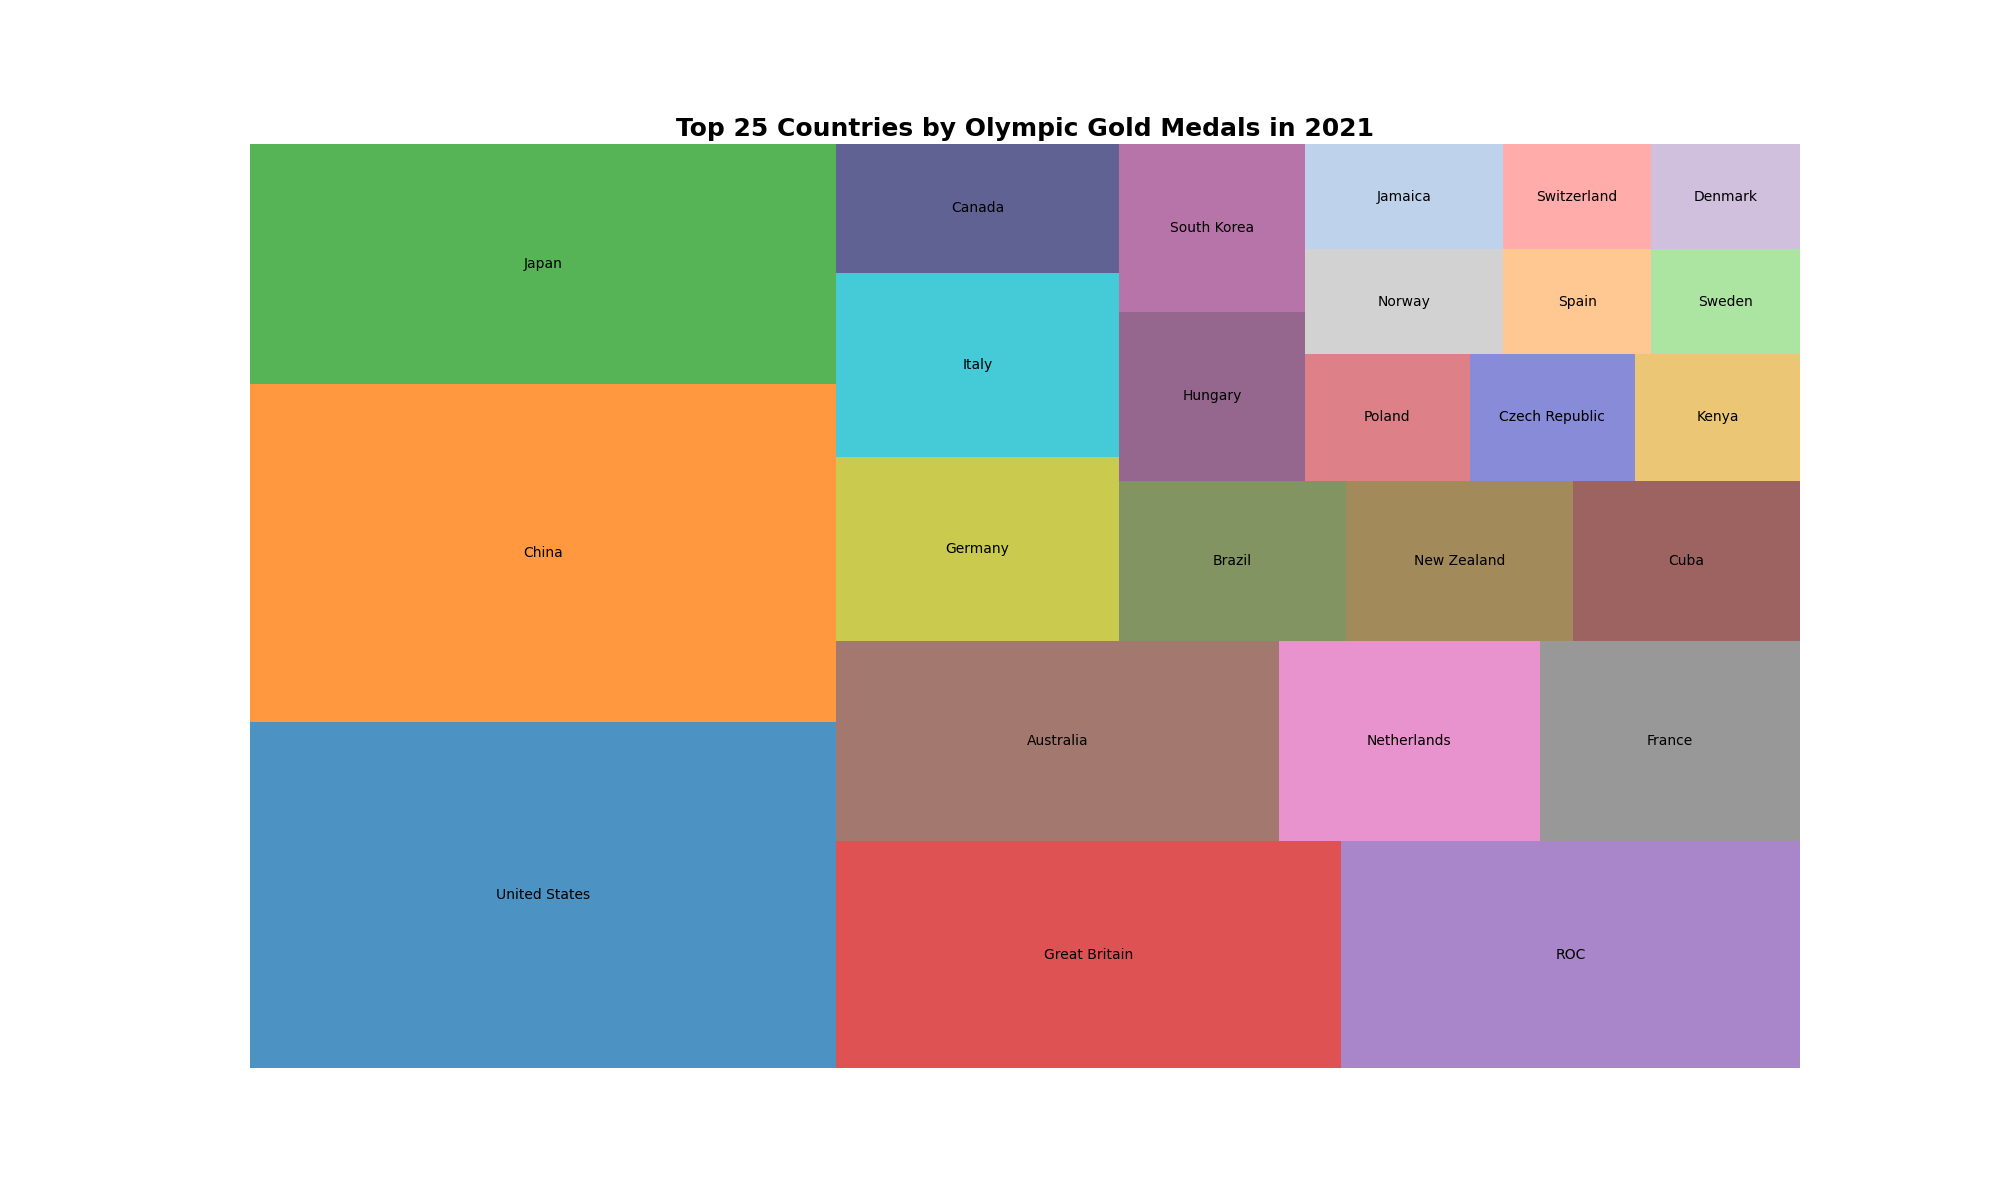

This chart was generated by the following Python code:

import matplotlib.pyplot as plt
import pandas as pd
import squarify

# Data
data = {
    'Country': ['United States', 'China', 'Japan', 'Great Britain', 'ROC', 
                'Australia', 'Netherlands', 'France', 'Germany', 'Italy', 
                'Canada', 'Brazil', 'New Zealand', 'Cuba', 'Hungary', 
                'South Korea', 'Poland', 'Czech Republic', 'Kenya', 'Norway',
                'Jamaica', 'Spain', 'Sweden', 'Switzerland', 'Denmark'],
    'Gold Medals': [39, 38, 27, 22, 20, 
                    17, 10, 10, 10, 10, 
                    7, 7, 7, 7, 6, 
                    6, 4, 4, 4, 4,
                    4, 3, 3, 3, 3]
}

df = pd.DataFrame(data)

# Color scheme
colors = ['#1f77b4', '#ff7f0e', '#2ca02c', '#d62728', '#9467bd',
          '#8c564b', '#e377c2', '#7f7f7f', '#bcbd22', '#17becf',
          '#393b79', '#637939', '#8c6d31', '#843c39', '#7b4173',
          '#a55194', '#d6616b', '#6b6ecf', '#e7ba52', '#c7c7c7',
          '#aec7e8', '#ffbb78', '#98df8a', '#ff9896', '#c5b0d5']

# Plotting the Treemap
plt.figure(figsize=(20, 12))  # Changed width and height
squarify.plot(sizes=df['Gold Medals'], label=df['Country'], color=colors, alpha=0.8)
plt.title('Top 25 Countries by Olympic Gold Medals in 2021', fontsize=18, fontweight='bold', loc='center')
plt.axis('off')
plt.show()
